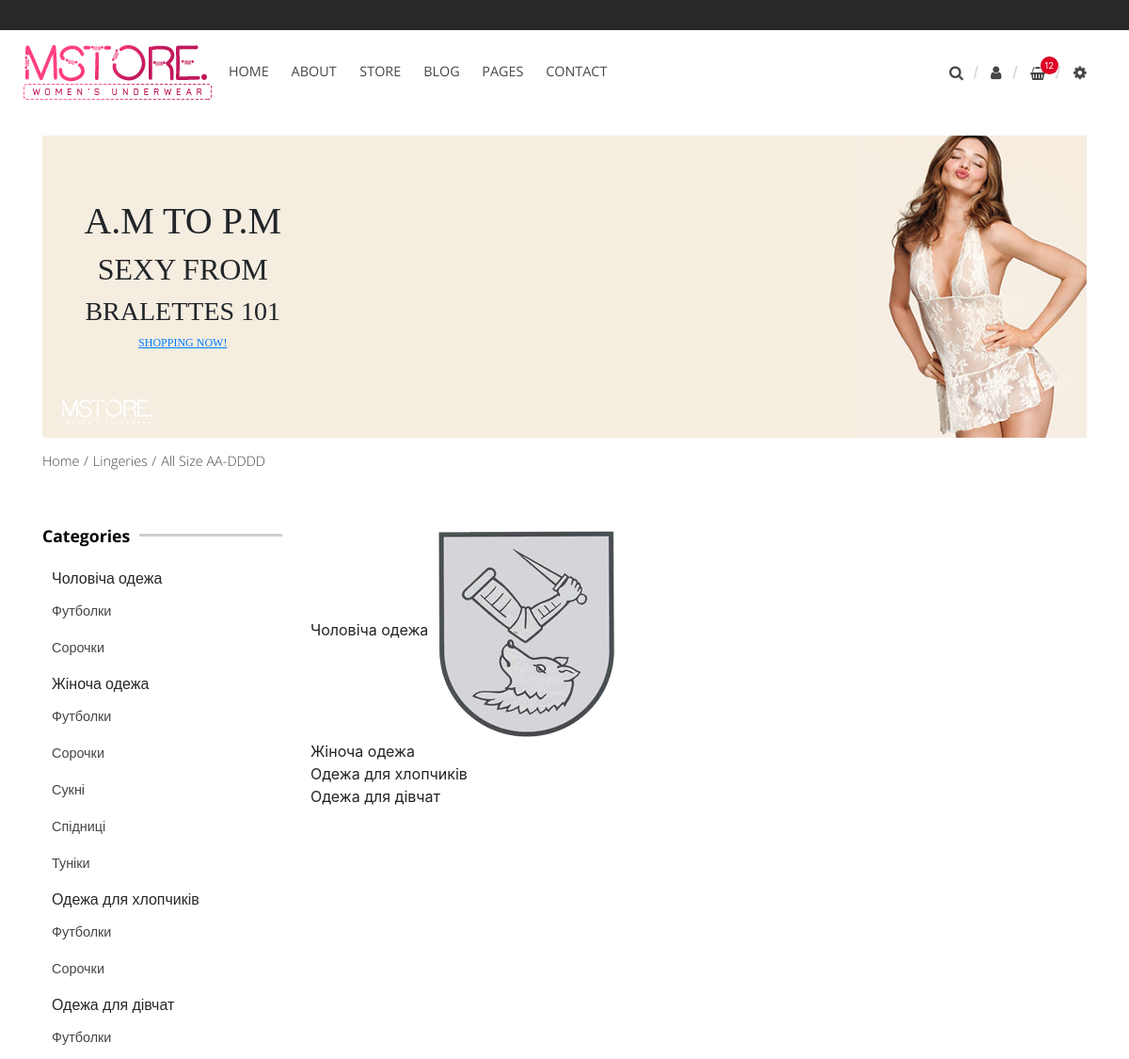
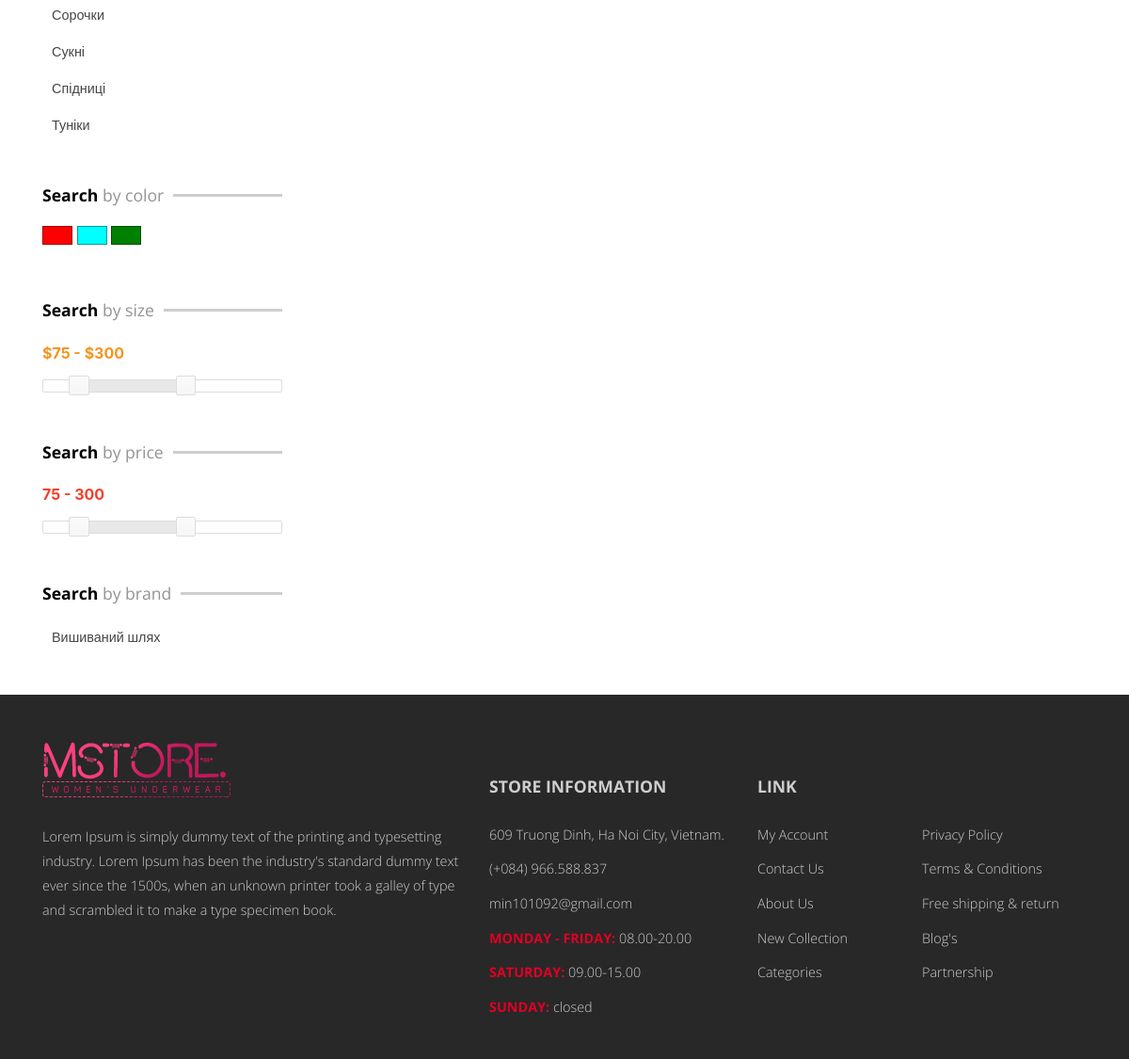
The page /shop/clothes on the database its author committed (2 pictures, top to bottom).
### product/models.py (models this page shows, shortened)
class Section(models.Model):
    name = models.CharField(default=None, max_length=100, verbose_name="назва")
    code_name = models.CharField(default=None, max_length=100, verbose_name="програмна назва")
    notes = models.TextField(default=None, blank=True, max_length=2000, verbose_name="примітки")
    department = models.ForeignKey(Department, on_delete=models.DO_NOTHING, default=None, verbose_name="відділ магазину")
    slug = models.SlugField(default=None, blank=True, null=True, max_length=30, verbose_name="URL в адресній стрічці броузера")
    image = models.ImageField(default=None, blank=True, null=True, verbose_name="зображення секції", upload_to=get_section_upload_path)
    class Meta:
        verbose_name = "секція відділу магазину"
        verbose_name_plural = "секції відділів магазину"

class ItemType(models.Model):
    name = models.CharField(default=None, max_length=100, verbose_name="назва типу товару")
    name_plural = models.CharField(default=None, max_length=100, verbose_name="назва типу товару у множині")
    code_name = models.CharField(default=None, max_length=100, verbose_name="програмна назва")
    notes = models.TextField(default=None, blank=True, max_length=2000, verbose_name="примітки")
    section = models.ForeignKey(Section, on_delete=models.DO_NOTHING, default=None, verbose_name="секція магазину")
    slug = models.SlugField(default=None, blank=True, null=True, max_length=30, verbose_name="URL в адресній стрічці броузера")
    class Meta:
        verbose_name = "тип товару"
        verbose_name_plural = "типи товарів"

### properties/models.py (models this page shows, shortened)
class Brand(models.Model):
    name = models.CharField(verbose_name="виробник", max_length=30)
    description = models.TextField(verbose_name="опис", max_length=30000)
    class Meta:
        verbose_name = "виробник"
        verbose_name_plural = "виробники"

### landing/views.py (the view)
# urls.py: path('shop/<slug:slug>', department, name='department'),
def department(request, slug):
    dep = get_object_or_404(Department, slug=slug)
    section_list = dep.get_sections()
    brands_list = dep.get_brands()
    return render(request, 'landing/department.html', locals())

### product/models.py (called while the page is built)
    def get_sections(self):
        return self.section_set.all()

    def get_brands(self):
        secs = self.section_set.all()
        all_brands = properties.Brand.objects.count()
        brands = []
        for sec in secs:
            for item_type in sec.itemtype_set.all():
                for item in item_type.item_set.all():
                    if item.brand not in brands and brands.count != all_brands:
                        brands.append(item.brand)
                    else:
                        break
        return brands

### templates/landing/department.html (shortened to what this page needs)
{% extends 'base.html' %}
{% block content %}
    {% load static %}
    <div class="row top-shop-banner">
        <div class="col-md-12 wrapper">
            <div class="banner">
                <div class="banner-text">
                    <h1>A.M TO P.M</h1>
                    <h2>SEXY FROM</h2>
                    <h3>BRALETTES 101</h3>
                    <a id='shopping_now' href="#">SHOPPING NOW!</a>
                </div>
                <img class="watermark" src="/static/landing/img/logo_watermark.png">
                <img class="background" src="/static/landing/img/department_slide.png">
            </div>
        </div>
    </div>
    <div class="row breadcrumbs">
        <div class="wrapper col-md-12">
            <div class="inner">
                <a href="#">Home</a>
                <a href="#">Lingeries</a>
                <a href="#">All Size AA-DDDD</a>
            </div>
        </div>
    </div>
    <div class="row shop-catalogue">
        <div class="col-3 sidebar">
            <div class="attribute categories">
                <div class="header-wrapper">
                    <div class="header">Categories</div>
                    <div class="line"></div>
                </div>
                {% for sec in section_list %}
                    {% if sec.itemtype_set.first %}
                        <a href="#" class="category-header">{{ sec.name | capfirst }}</a>
                        <ul>
                            {% for type in sec.itemtype_set.all %}
                                <li><a href="#">{{ type.name_plural | capfirst }}</a></li>
                            {% endfor %}
                        </ul>
                    {% endif %}
                {% endfor %}
            </div>
            <div class="attribute color">
                <div class="header-wrapper">
                    <div class="header"><span class="bold">Search </span><span class="thin">by color</span></div>
                    <div class="line"></div>
                </div>
                <div class="color red">
                    <a href="#" class="color-inner"></a>
                </div>
                <div class="color blue">
                    <a href="#" class="color-inner"></a>
                </div>
                <div class="color green">
                    <a href="#" class="color-inner"></a>
                </div>
            </div>
            <div class="attribute price-range">
                <div class="header-wrapper">
                    <div class="header"><span class="bold">Search </span><span class="thin">by size</span></div>
                    <div class="line"></div>
                </div>
                <div class="slider">
                    <p>
                        <input type="text" id="price-amount" readonly style="border:0; color:#f6931f; font-weight:bold;">
                    </p>
                    <div id="slider-price-range"></div>
                </div>
            </div>
            <div class="attribute size-range">
                <div class="header-wrapper">
                    <div class="header"><span class="bold">Search </span><span class="thin">by price</span></div>
                    <div class="line"></div>
                </div>
                <div class="slider">
                    <p>
                        <input type="text" id="size-amount" readonly style="border:0; color:#f63e29; font-weight:bold;">
                    </p>
                    <div id="slider-size-range"></div>
                </div>
            </div>
            <div class="attribute brands">
                <div class="header-wrapper">
                    <div class="header"><span class="bold">Search </span><span class="thin">by brand</span></div>
                    <div class="line"></div>
                </div>
                <ul>
                    {% for brand in brands_list %}
                        <li><a href="#">{{ brand.name | capfirst }}</a></li>
                    {% endfor %}
                </ul>
            </div>
        </div>
        <div class="col-8 content">
            {% for section in section_list %}
                {{ section.name }}
                {% if section.image %}
                    <img src="{{ section.image.url }}">
                {% endif %}
                <br>
            {% endfor %}
        </div>
    </div>
{% endblock %}

### templates/base.html (shortened to what this page needs)
<!DOCTYPE html>
<html lang="ru">
<head>
    {% load static %}
    <link rel="stylesheet"
          href="https://stackpath.bootstrapcdn.com/bootstrap/4.1.1/css/bootstrap.min.css"
>
    <link rel="stylesheet"
          href="{% static "landing/css/main.css" %}">
    <link rel="stylesheet"
          href="https://use.fontawesome.com/releases/v5.1.1/css/all.css"
>
    <link rel="stylesheet" href="{% static "landing/jquery-ui-1.12/jquery-ui.min.css" %}">
</head>
<body>
{% include 'base__top_menu.html' %}
<div class="container main-layout">{% block content %}{% endblock %}</div>
{% include 'base__footer.html' %}
</body>
</html>

### templates/base__scripts.html (shortened to what this page needs)
{% load static %}

### templates/base__top_menu.html
<div class="container-fluid top-menu-head"></div>
<div class="container top-menu-layout">
    <header class="row top-menu">
        <div class="col-12 col-sm-2 top-logo">
            <img src="/static/landing/img/logo.png">
        </div>
        <div class="col-sm-7 menu-list">
            <ul>
                <li>
                    <a href="#" title="HOME"><span>HOME</span></a>
                </li>
                <li>
                    <a href="#" title="ABOUT"><span>ABOUT</span></a>
                </li>
                <li>
                    <a href="#" title="STORE"><span>STORE</span></a>
                </li>
                <li>
                    <a href="#" title="BLOG"><span>BLOG</span></a>
                </li>
                <li>
                    <a href="#" title="PAGES"><span>PAGES</span></a>
                </li>
                <li>
                    <a href="#" title="CONTACT"><span>CONTACT</span></a>
                </li>
            </ul>
        </div>
        <div class="col-sm-3 icons">
            <div class="icons-inner">
                <a href="#" class="search">
                    <img src="/static/landing/img/search.png">
                </a>
                <a href="#" class="user">
                    <img src="/static/landing/img/user.png">
                </a>
                <a href="#" class="basket">
                    <img src="/static/landing/img/shopping_cart.png">
                    <span class="circle-counter">12</span>
                </a>
                <a href="#" class="settings">
                    <img src="/static/landing/img/config.png">
                </a>
            </div>
        </div>
    </header>
</div>

### templates/base__footer.html (shortened to what this page needs)
<footer class="footer">
    <div class="container-fluid footer-background">
        <div class="container footer-layout">
            <div class="row footer-wrapper">
                <div class="col-12 col-lg-5 info">
                    <div class="logo">
                        <img src="/static/landing/img/logo.png">
                    </div>
                    <div class="description">
                        <span>Lorem Ipsum is simply dummy text of the printing and typesetting industry. Lorem Ipsum has been the industry's standard dummy text ever since the 1500s, when an unknown printer took a galley of type and scrambled it to make a type specimen book.</span>
                    </div>
                </div>
                <div class="col-6 col-lg-3 contacts">
                    <h2>STORE INFORMATION</h2>
                    <ul>
                        <li>609 Truong Dinh, Ha Noi City, Vietnam.</li>
                        <li>(+084) 966.588.837</li>
                        <li>min101092@gmail.com</li>
                        <ul>
                            <li><span class="days">Monday - Friday: </span><span class="hours">08.00-20.00</span></li>
                            <li><span class="days">Saturday: </span><span class="hours">09.00-15.00</span></li>
                            <li><span class="days">Sunday: </span><span class="hours">closed</span></li>
                        </ul>
                    </ul>
                </div>
                <div class="col-6 col-lg-4 links">
                    <h2>LINK</h2>
                    <ul>
                        <li><a href="#">My Account</a></li>
                        <li><a href="#">Contact Us</a></li>
                        <li><a href="#">About Us</a></li>
                        <li><a href="#">New Collection</a></li>
                        <li><a href="#">Categories</a></li>
                    </ul>
                    <ul>
                        <li><a href="#">Privacy Policy</a></li>
                        <li><a href="#">Terms & Conditions</a></li>
                        <li><a href="#">Free shipping & return</a></li>
                        <li><a href="#">Blog's</a></li>
                        <li><a href="#">Partnership</a></li>
                    </ul>
                </div>
            </div>
        </div>
    </div>
</footer>

### rows shown on the page
Section: name "Чоловіча одежа", image (picture)
ItemType: name_plural "Футболки"
ItemType: name_plural "Сорочки"
Section: name "Жіноча одежа"
ItemType: name_plural "Футболки"
ItemType: name_plural "Сорочки"
ItemType: name_plural "Сукні"
ItemType: name_plural "Спідниці"
ItemType: name_plural "Туніки"
Section: name "Одежа для хлопчиків"
ItemType: name_plural "Футболки"
ItemType: name_plural "Сорочки"
Section: name "Одежа для дівчат"
ItemType: name_plural "Футболки"
ItemType: name_plural "Сорочки"
ItemType: name_plural "Сукні"
ItemType: name_plural "Спідниці"
ItemType: name_plural "Туніки"
Brand: name "Вишиваний шлях"
